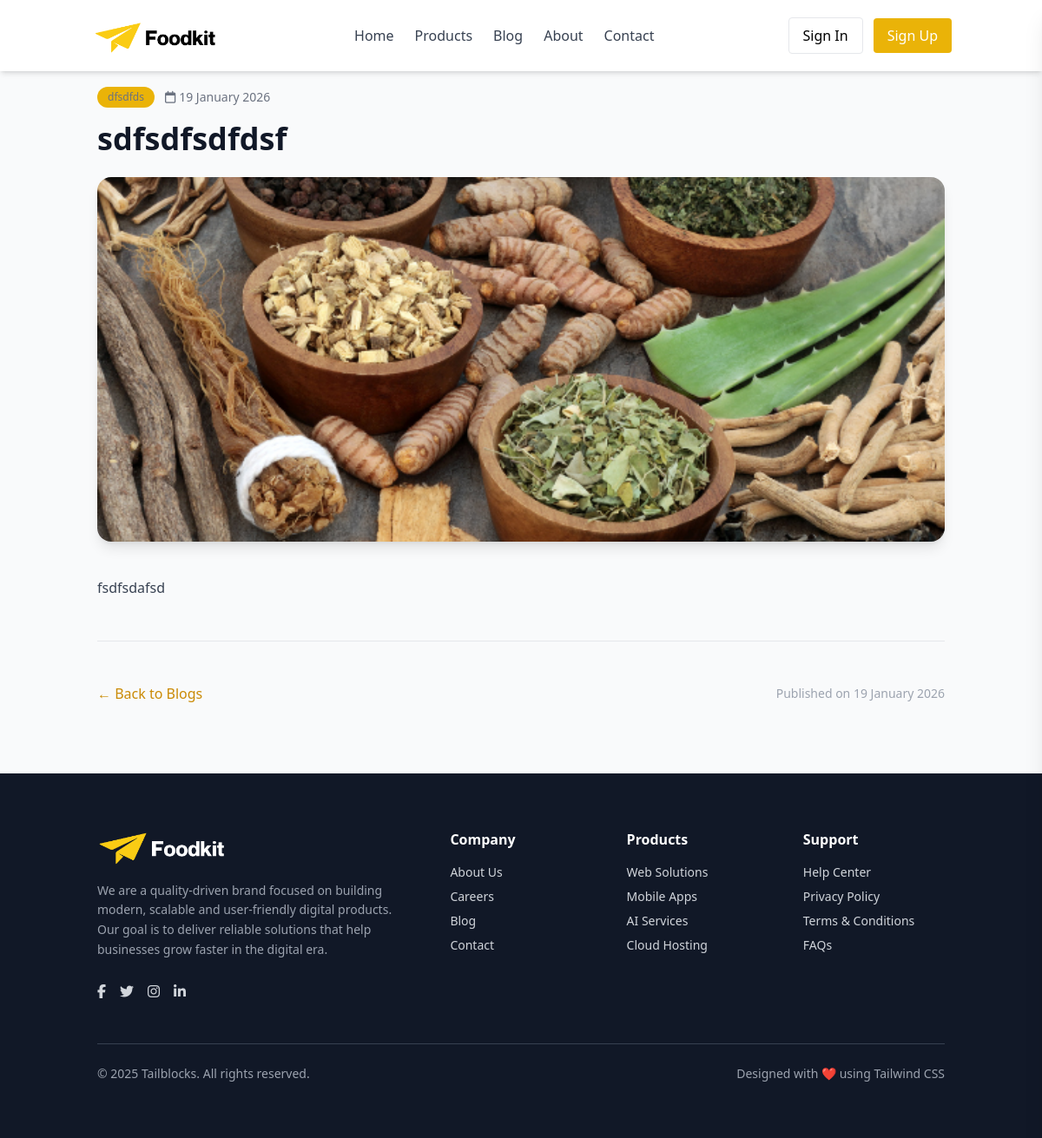
The page /blogs/9595128f-9aa5-4877-b547-bb27d48a9909/ on the database its author committed.
### apps/store/models.py (models this page shows, shortened)
class Blogs(BaseModel):
    category = models.ForeignKey(BlogCategory, on_delete=models.CASCADE)
    image = models.ImageField(
        upload_to=blog_image_upload_path,
        default="blogs/default_blog.jpg",
        blank=True,
        null=True
    )
    title = models.CharField(max_length=255)
    content = models.TextField()

class BlogCategory(BaseModel):
    name = models.CharField(max_length=255)

### apps/store/views.py (the view)
# urls.py: path("blogs/<uuid:id>/", blog_detail, name="blog_detail"),
def blog_detail(request, id):
    blog = get_object_or_404(Blogs, id=id)
    print(blog)
    return render(request, "store/blog_detail.html", {"blog": blog})

### apps/store/templates/store/blog_detail.html (shortened to what this page needs)
{% extends 'store/base.html' %}
{% block body %}
<section class="bg-gray-50 py-20">
  <div class="container mx-auto px-6 max-w-5xl pt-5">
    <div class="flex items-center gap-3 text-sm text-gray-500 mb-4">
      <span class="bg-yellow-500 text-dark px-3 py-1 rounded-full text-xs font-medium">
        {{ blog.category.name }}
      </span>
      <span class="flex items-center gap-1">
        <i class="fa-regular fa-calendar"></i>
        {{ blog.created_at|date:"d F Y" }}
      </span>
    </div>
    <h1 class="text-3xl md:text-4xl font-extrabold text-gray-900 mb-6 leading-tight">
      {{ blog.title }}
    </h1>
    <div class="rounded-2xl overflow-hidden shadow-lg mb-10">
      <img src="{{ blog.image.url }}" alt="{{ blog.title }}"
           class="w-full h-[420px] object-cover">
    </div>
    <article class="prose prose-lg max-w-none text-gray-700 leading-relaxed">
      {{ blog.content|linebreaks }}
    </article>
    <div class="border-t border-gray-200 my-12"></div>
    <div class="flex justify-between items-center">
      <a href="{% url 'blogs' %}"
         class="inline-flex items-center gap-2 text-yellow-600 font-medium hover:underline">
        ← Back to Blogs
      </a>
      <span class="text-sm text-gray-400">
        Published on {{ blog.created_at|date:"d F Y" }}
      </span>
    </div>
  </div>
</section>
{% endblock %}

### rows shown on the page
Blogs: category.name "dfsdfds", created_at "19 January 2026", title "sdfsdfsdfdsf", image (picture), content "fsdfsdafsd"
